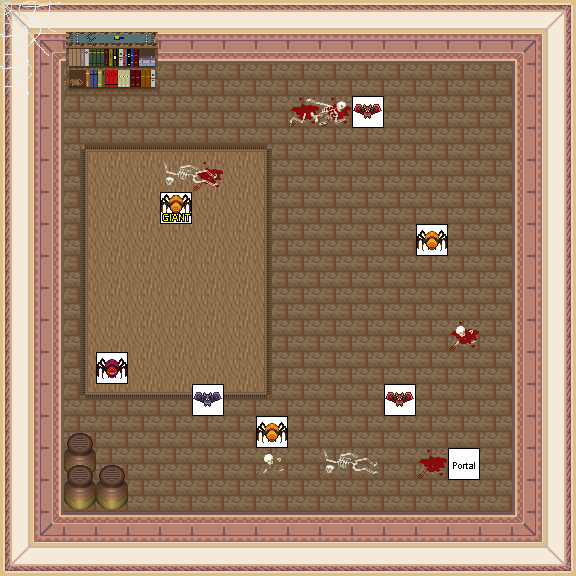

This game map was drawn from its Tiled (.tmx) file and the tilesets committed beside it. A one-line description and the trimmed map source follow:
An orthogonal 18x18 tile map with 32x32 px tiles, 5 tile layers (0_floor, 1_terrain, 2_object, 3_roof, ...), 3 hidden layers not drawn, 15 tilesets.

<map version="1.2" tiledversion="1.2.5" orientation="orthogonal" renderorder="right-down" width="18" height="18" tilewidth="32" tileheight="32" infinite="0" nextlayerid="9" nextobjectid="1">
 <tileset firstgid="1" name="carpets_2.png" tilewidth="32" tileheight="32" tilecount="12" columns="4">
  <image source="../../tileset/furniture/carpet/carpets_2.png" trans="ff00ff" width="128" height="96" />
 </tileset>
 <tileset firstgid="13" name="collision.png" tilewidth="32" tileheight="32" tilecount="1" columns="1">
  <image source="../../tileset/logic/collision.png" width="32" height="32" />
 </tileset>
 <tileset firstgid="14" name="pot_tall.png" tilewidth="32" tileheight="32" tilecount="2" columns="1">
  <image source="../../tileset/item/pot/pot_tall.png" trans="ff00ff" width="32" height="64" />
 </tileset>
 <tileset firstgid="16" name="square_patch.png" tilewidth="32" tileheight="32" tilecount="9" columns="3">
  <image source="../../tileset/ground/square_patch.png" trans="ffffff" width="96" height="96" />
 </tileset>
 <tileset firstgid="25" name="int_wall_pale.png" tilewidth="32" tileheight="32" tilecount="16" columns="2">
  <image source="../../tileset/building/wall/int_wall_pale.png" trans="ff00ff" width="64" height="256" />
 </tileset>
 <tileset firstgid="41" name="int_wall_purple.png" tilewidth="32" tileheight="32" tilecount="20" columns="2">
  <image source="../../tileset/building/wall/int_wall_purple.png" trans="ff00ff" width="64" height="320" />
 </tileset>
 <tileset firstgid="61" name="dark_bookshelf.png" tilewidth="32" tileheight="32" tilecount="6" columns="3">
  <image source="../../tileset/furniture/shelve/dark_bookshelf.png" trans="ff00ff" width="96" height="64" />
 </tileset>
 <tileset firstgid="67" name="skull_pale.png" tilewidth="32" tileheight="32" tilecount="2" columns="2">
  <image source="../../tileset/item/corpse/skull_pale.png" trans="ff00ff" width="64" height="32" />
 </tileset>
 <tileset firstgid="69" name="skeleton.png" tilewidth="32" tileheight="32" tilecount="4" columns="2">
  <image source="../../tileset/item/corpse/skeleton.png" trans="ff00ff" width="64" height="64" />
 </tileset>
 <tileset firstgid="73" name="webs.png" tilewidth="32" tileheight="32" tilecount="6" columns="2">
  <image source="../../tileset/building/decoration/webs.png" width="64" height="96" />
 </tileset>
 <tileset firstgid="79" name="logic/creature/animal" tilewidth="32" tileheight="32" tilecount="30" columns="30">
  <image source="../../tileset/logic/creature/animal.png" width="960" height="32" />
 </tileset>
 <tileset firstgid="109" name="portal.png" tilewidth="32" tileheight="32" tilecount="16" columns="8">
  <image source="../../tileset/logic/portal.png" width="256" height="64" />
 </tileset>
 <tileset firstgid="125" name="stairs.png" tilewidth="32" tileheight="32" tilecount="12" columns="2">
  <image source="../../tileset/building/stairs/stairs.png" width="64" height="192" />
 </tileset>
 <tileset firstgid="137" name="blood/floor_stain.png" tilewidth="32" tileheight="32" tilecount="1" columns="1">
  <image source="../../tileset/item/blood/floor_stain.png" width="32" height="32" />
 </tileset>
 <tileset firstgid="138" name="logic/creature/spider" tilewidth="32" tileheight="32" tilecount="3" columns="3">
  <image source="../../tileset/logic/creature/spider.png" width="96" height="32" />
 </tileset>
 <layer id="1" name="0_floor" width="18" height="18">
  <data>[324 cells, 324 non-empty, 2 distinct tile ids]</data>
 </layer>
 <layer id="2" name="1_terrain" width="18" height="18">
  <data>[324 cells, 194 non-empty, 26 distinct tile ids]</data>
 </layer>
 <layer id="3" name="2_object" width="18" height="18">
  <data>[324 cells, 20 non-empty, 14 distinct tile ids]</data>
 </layer>
 <layer id="4" name="3_roof" width="18" height="18">
  <data>[324 cells, 8 non-empty, 5 distinct tile ids]</data>
 </layer>
 <layer id="5" name="objects" width="18" height="18">
  <data>[324 cells, 8 non-empty, 6 distinct tile ids]</data>
 </layer>
 <layer id="6" name="collision" width="18" height="18" visible="0" opacity="0.52">
  <data>[324 cells, 134 non-empty, 1 distinct tile ids]</data>
 </layer>
 <layer id="7" name="protection" width="18" height="18" visible="0" opacity="0.31">
  <data>[324 cells, 0 non-empty, 0 distinct tile ids]</data>
 </layer>
 <layer id="8" name="blend_ground" width="18" height="18" visible="0" opacity="0.39">
  <data>[324 cells, 9 non-empty, 5 distinct tile ids]</data>
 </layer>
</map>
